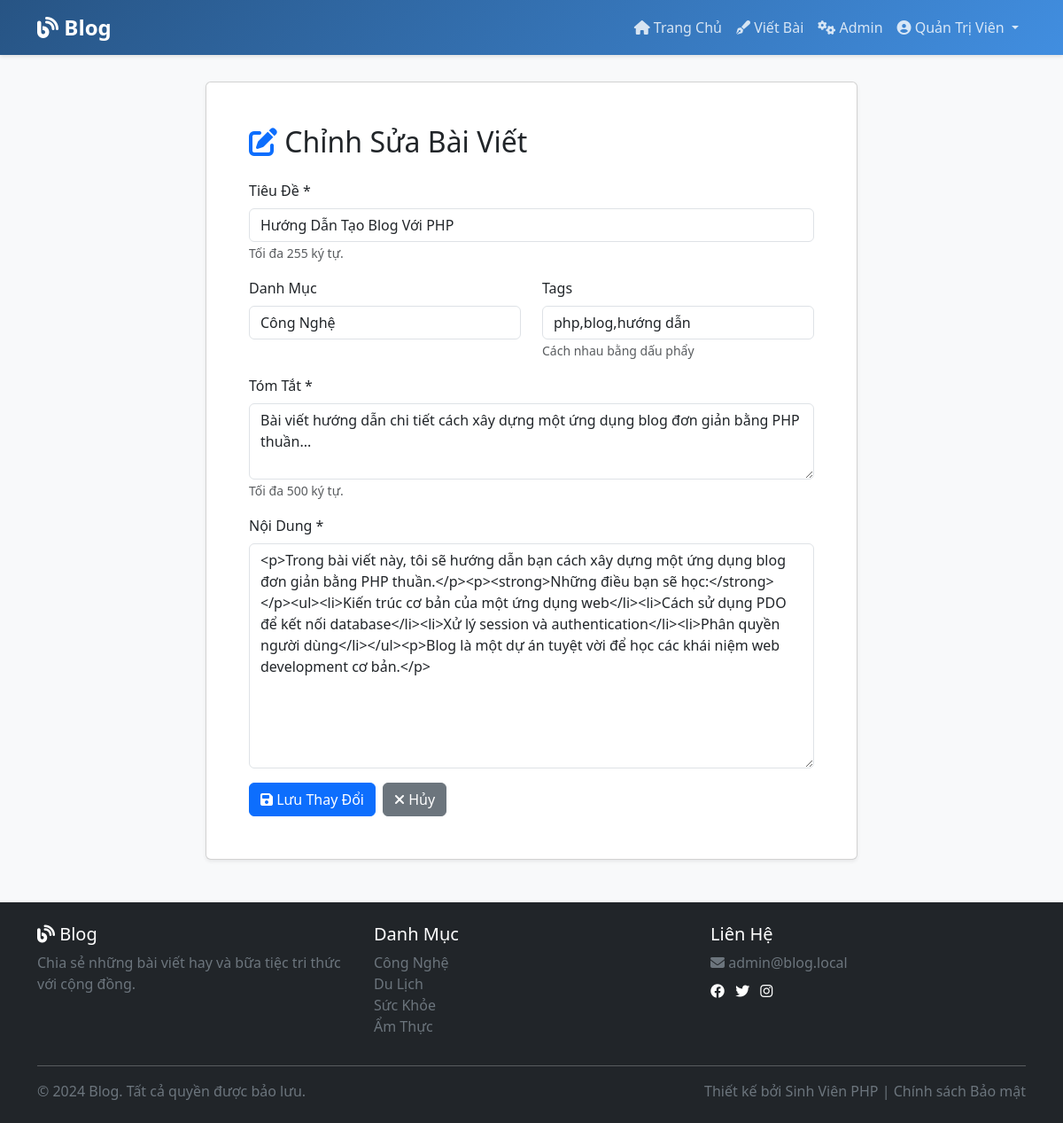
The app's page /edit-post.php?id=1 (signed in) with its own data.
### tables this page shows
CREATE TABLE posts (
    id INT PRIMARY KEY AUTO_INCREMENT,
    title VARCHAR(255) NOT NULL,
    slug VARCHAR(255) UNIQUE NOT NULL,
    excerpt TEXT,
    content LONGTEXT NOT NULL,
    user_id INT NOT NULL,
    category_id INT,
    tags VARCHAR(255),
    views INT DEFAULT 0,
    created_at TIMESTAMP DEFAULT CURRENT_TIMESTAMP,
    updated_at TIMESTAMP DEFAULT CURRENT_TIMESTAMP ON UPDATE CURRENT_TIMESTAMP,
    FOREIGN KEY (user_id) REFERENCES users(id) ON DELETE CASCADE,
    FOREIGN KEY (category_id) REFERENCES categories(id) ON DELETE SET NULL,
    INDEX idx_user (user_id),
    INDEX idx_category (category_id),
    INDEX idx_slug (slug),
    INDEX idx_created (created_at)
);

CREATE TABLE categories (
    id INT PRIMARY KEY AUTO_INCREMENT,
    name VARCHAR(100) NOT NULL,
    slug VARCHAR(100) UNIQUE NOT NULL,
    description TEXT,
    created_at TIMESTAMP DEFAULT CURRENT_TIMESTAMP
);

### includes/database.php (called while the page is built, shortened)
<?php
class Database {
    private $pdo;
    public function __construct() {
        try {
            $dsn = 'mysql:host=' . DB_HOST . ';dbname=' . DB_NAME . ';charset=utf8mb4';
            $this->pdo = new PDO($dsn, DB_USER, DB_PASS, [
                PDO::ATTR_ERRMODE => PDO::ERRMODE_EXCEPTION,
                PDO::ATTR_DEFAULT_FETCH_MODE => PDO::FETCH_ASSOC,
                PDO::ATTR_EMULATE_PREPARES => false,
            ]);
        } catch (PDOException $e) {
            die('Kết nối database thất bại: ' . $e->getMessage());
        }
    }
    public function query($sql, $params = []) {
        $stmt = $this->pdo->prepare($sql);
        $stmt->execute($params);
        return $stmt;
    }
    public function fetchOne($sql, $params = []) {
        $stmt = $this->query($sql, $params);
        return $stmt->fetch();
    }
    public function fetchAll($sql, $params = []) {
        $stmt = $this->query($sql, $params);
        return $stmt->fetchAll();
    }
}
$db = new Database();

### includes/functions.php (called while the page is built, shortened)
<?php
require_once __DIR__ . '/database.php';
function escape($text) {
    return htmlspecialchars((string)$text, ENT_QUOTES, 'UTF-8');
}

### edit-post.php (the view, shortened to what this page needs)
<?php
require_once __DIR__ . '/includes/database.php';
require_once __DIR__ . '/includes/functions.php';
$postId = (int)$_GET['id'] ?? 0;
$post = $db->fetchOne('SELECT * FROM posts WHERE id = ?', [$postId]);
$categories = $db->fetchAll('SELECT * FROM categories ORDER BY name');
require_once __DIR__ . '/includes/header.php';
?>
<div class="row justify-content-center">
    <div class="col-lg-8">
        <div class="card shadow-sm">
            <div class="card-body p-5">
                <h2 class="card-title mb-4">
                    <i class="fas fa-edit text-primary"></i> Chỉnh Sửa Bài Viết
                </h2>
                <form method="POST" action="edit-post.php?id=<?php echo $postId; ?>" novalidate>
                    <div class="mb-3">
                        <label for="title" class="form-label">Tiêu Đề *</label>
                        <input type="text" class="form-control" id="title" name="title"
                               maxlength="255" placeholder="Nhập tiêu đề bài viết"
                               value="<?php echo escape($_POST['title'] ?? $post['title']); ?>" required>
                        <small class="form-text text-muted">Tối đa 255 ký tự.</small>
                    </div>
                    <div class="row">
                        <div class="col-md-6 mb-3">
                            <label for="category_id" class="form-label">Danh Mục</label>
                            <select class="form-control" id="category_id" name="category_id">
                                <?php foreach ($categories as $cat): ?>
                                    <option value="<?php echo $cat['id']; ?>"
                                            <?php echo ($post['category_id'] == $cat['id']) ? 'selected' : ''; ?>>
                                        <?php echo escape($cat['name']); ?>
                                    </option>
                                <?php endforeach; ?>
                            </select>
                        </div>
                        <div class="col-md-6 mb-3">
                            <label for="tags" class="form-label">Tags</label>
                            <input type="text" class="form-control" id="tags" name="tags"
                                   placeholder="Phân tách bằng dấu phẩy (vd: php,blog,hướng dẫn)"
                                   value="<?php echo escape($_POST['tags'] ?? $post['tags']); ?>">
                            <small class="form-text text-muted">Cách nhau bằng dấu phẩy</small>
                        </div>
                    </div>
                    <div class="mb-3">
                        <label for="excerpt" class="form-label">Tóm Tắt *</label>
                        <textarea class="form-control" id="excerpt" name="excerpt" rows="3"
                                  maxlength="500" placeholder="Viết tóm tắt ngắn về bài viết"
                                  required><?php echo escape($_POST['excerpt'] ?? $post['excerpt']); ?></textarea>
                        <small class="form-text text-muted">Tối đa 500 ký tự.</small>
                    </div>
                    <div class="mb-3">
                        <label for="content" class="form-label">Nội Dung *</label>
                        <textarea class="form-control" id="content" name="content" rows="10"
                                  placeholder="Nội dung bài viết"
                                  required><?php echo escape($_POST['content'] ?? $post['content']); ?></textarea>
                    </div>
                    <div class="d-flex gap-2">
                        <button type="submit" class="btn btn-primary">
                            <i class="fas fa-save"></i> Lưu Thay Đổi
                        </button>
                        <a href="post.php?id=<?php echo $postId; ?>" class="btn btn-secondary">
                            <i class="fas fa-times"></i> Hủy
                        </a>
                    </div>
                </form>
            </div>
        </div>
    </div>
</div>
<?php require_once __DIR__ . '/includes/footer.php'; ?>

### includes/header.php (style rules this page uses)
:root { --primary-color: #3a89dd; --secondary-color: #6c757d; }
body { background-color: #f8f9fa; font-family: 'Segoe UI', Tahoma, Geneva, Verdana, sans-serif; }

### records on screen
posts: title "Hướng Dẫn Tạo Blog Với PHP", category_id "Công Nghệ", tags "php,blog,hướng dẫn", excerpt "Bài viết hướng dẫn chi tiết cách xây dựng một ứng dụng blog đơn giản bằng PHP thuần...", content "<p>Trong bài viết này, tôi sẽ hướng dẫn bạn cách xây dựng một ứng dụng blog đơn giản bằng PHP thuần.</p><p><strong>Những điều bạn sẽ học:</strong></p><ul><li>Kiến trúc cơ bản của một ứng dụng web</li><li>Cách sử dụng PDO để kết nối database</li><li>Xử lý session và authentication</li><li>Phân quyền người dùng</li></ul><p>Blog là một dự án tuyệt vời để học các khái niệm web development cơ bản.</p>"

### other values on screen
SITE_NAME "Blog"
$_SESSION['fullname'] "Quản Trị Viên"
CONTACT_EMAIL "admin@blog.local"
